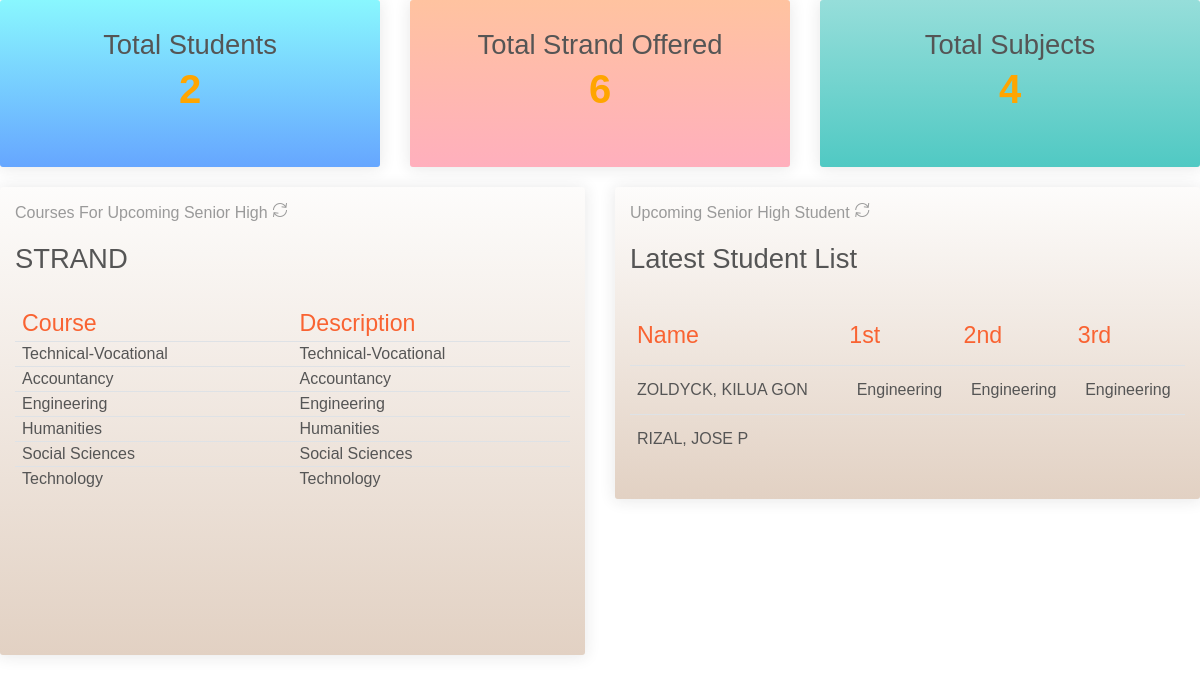
Page /admin/home.php on the committed database.
### tables this page shows
CREATE TABLE `courseforshs` (
  `COURSE_ID` int(11) NOT NULL,
  `COURSE_NAME` varchar(30) NOT NULL,
  `COURSE_LEVEL` int(11) NOT NULL DEFAULT 1,
  `COURSE_MAJOR` varchar(30) NOT NULL DEFAULT 'None',
  `COURSE_DESC` varchar(255) NOT NULL,
  `DEPT_ID` int(11) NOT NULL
);

CREATE TABLE `tblstudent` (
  `S_ID` int(11) NOT NULL,
  `IDNO` int(20) NOT NULL,
  `FNAME` varchar(40) NOT NULL,
  `LNAME` varchar(40) NOT NULL,
  `MNAME` varchar(40) NOT NULL,
  `SEX` varchar(10) NOT NULL DEFAULT 'Male',
  `BPLACE` text NOT NULL,
  `BDAY` varchar(100) NOT NULL,
  `STATUS` varchar(30) NOT NULL,
  `AGE` int(30) NOT NULL,
  `NATIONALITY` varchar(40) NOT NULL,
  `RELIGION` varchar(255) NOT NULL,
  `CONTACT_NO` varchar(40) NOT NULL,
  `HOME_ADD` text NOT NULL,
  `EMAIL` varchar(255) NOT NULL,
  `COURSE_ONE` varchar(200) NOT NULL,
  `COURSE_TWO` varchar(200) NOT NULL,
  `COURSE_THREE` varchar(200) NOT NULL,
  `attachment_file` varchar(90) NOT NULL
);

### includes/database.php (called while the page is built, shortened)
<?php
class Database {
	var $sql_string = '';
	private $conn;
	public function open_connection() {
		$this->conn = mysqli_connect(DB_SERVER,DB_USER,DB_PASS,DB_NAME);
	}
	function setQuery($sql='') {
		$this->sql_string=$sql;
	}
	function executeQuery() {
		$result = mysqli_query($this->conn,$this->sql_string);
		return $result;
	}
	private function confirm_query($result) {
		return $result;
	}
	function loadResultList( $key='' ) {
		$cur = $this->executeQuery();
		$array = array();
		while ($row = mysqli_fetch_object( $cur )) {
			if ($key) {
				$array[$row->$key] = $row;
			} else {
				$array[] = $row;
			}
		}
		return $array;
	}
	function loadResultList1( $key='' ) {
		$cur = $this->executeQuery();
		$array = array();
		while ($row = mysqli_fetch_object( $cur )) {
			if ($key) {
				$array[$row->$key] = $row;
			} else {
				$array[] = $row;
			}
		}
		return $array;
	}
}
$mydb = new Database();
?>

### admin/home.php (the view, shortened to what this page needs)
<?php
require_once("../includes/initialize.php");
?>
<!DOCTYPE html>
<html lang="en">
<head>
  <link rel="stylesheet" href="https://use.fontawesome.com/releases/v5.7.1/css/all.css">
  <link href="../plugins/assets/css/bootstrap.min.css" rel="stylesheet" />
  <link href="../plugins/assets/css/now-ui-dashboard.css?v=1.3.0" rel="stylesheet" />
  <link href="../plugins/assets/demo/demo.css" rel="stylesheet" />
</head>
      <div class="contentstudentcount">
        <div class="row">
          <div class="col-lg-4">
   <div class="card card-chart" style="background-image: linear-gradient( #89f7fe, #66a6ff);">
              <div class="card-header">
     <h4 class="card-title" align="center">Total Students</h4>
	<?php
	$con = mysqli_connect("localhost", "root", "", "bestfit_recommendation_system");
	$query = "SELECT S_ID, IDNO FROM tblstudent";
	$result = mysqli_query($con, $query);
	if ($result) {
		$row = mysqli_num_rows($result);
		if ($row) {
			 	printf('<h2 align="center"  style="color: orange;"> <strong>'. $row.' </strong></h2>');
			}
	}
?>
              </div>
              <div class="card-footer">
              </div>
            </div>
          </div>
          <div class="col-lg-4 col-md-6">
            <div class="card card-chart" style="background-image: linear-gradient( #ffc3a0, #ffafbd);#96deda → #50c9c3">
              <div class="card-header">
                <h4 class="card-title" align="center">Total Strand Offered</h4>
	<?php
	$con = mysqli_connect("localhost", "root", "", "bestfit_recommendation_system");
	$query = "SELECT COURSE_ID, COURSE_NAME FROM courseforshs";
	$result = mysqli_query($con, $query);
	if ($result) {
		$row = mysqli_num_rows($result);
		if ($row) {
			 	printf('<h2 align="center"  style="color: orange;"> <strong>'. $row.' </strong></h2>');
			}
	}
?>
              </div>
              <div class="card-footer">
              </div>
            </div>
          </div>
          <div class="col-lg-4 col-md-6">
             <div class="card card-chart" style="background-image: linear-gradient( #96deda, #50c9c3);">
              <div class="card-header" align="center">
                <h4 class="card-title">Total Subjects</h4>
         	<?php
	$con = mysqli_connect("localhost", "root", "", "bestfit_recommendation_system");
	$query = "SELECT SUBJ_ID, SUBJ_CODE FROM subject";
	$result = mysqli_query($con, $query);
	if ($result) {
		$row = mysqli_num_rows($result);
		if ($row) {
			 	printf('<h2 align="center"  style="color: orange;">  <strong>'. $row.' </strong></h2>');
			}
	}
?>
              </div>
              <div class="card-footer">
              </div>
            </div>
          </div>
        </div>
          </div>
   <div class="row">
          <div class="col-md-6">
            <div class="card  card-tasks" style="background-image: linear-gradient( #fdfcfb, #e2d1c3);">
              <div class="card-header ">
                <h5 class="card-category">Courses for Upcoming Senior High <i class="now-ui-icons loader_refresh spin"></i> </h5>
                <h4 class="card-title">STRAND</h4>
              </div>
              <div class="card-body ">
             	<div class="table-responsive">
                 <table class="table">
                    <thead class=" text-primary">
					<tr>
					<th>Course</th>
					<th>Description</th>
					</tr>
					</thead>
                    <tbody>
			<?php
			$mydb->setQuery("SELECT *
			FROM  `courseforshs` c,  `department` d
			WHERE c.`DEPT_ID` = d.`DEPT_ID` ORDER BY COURSE_NAME, COURSE_LEVEL desc limit 6");
			loadresult1();
			function loadresult1(){
			global $mydb;
			$cur = $mydb->loadResultList1();
			foreach ($cur as $result) {
			echo '<tr>';
				echo '<td>'. $result->COURSE_NAME.'</td>';
			echo '<td>'. $result->COURSE_DESC.'</td>';
			echo '</tr>';
			}
			}
			?>
                    </tbody>
                  </table>
                </div>
              </div>
              <div class="card-footer ">
                <br><br>  <br><br>  <br>
              </div>
            </div>
          </div>
          <div class="col-md-6">
            <div class="card" style="background-image: linear-gradient( #fdfcfb, #e2d1c3);">
              <div class="card-header">
                <h5 class="card-category">Upcoming Senior High Student  <i class="now-ui-icons loader_refresh spin"></i> </h5>
                <h4 class="card-title"> Latest Student List</h4>
              </div>
              <div class="card-body">
  				<div class="table-responsive">
                 		 <table class="table">
                    <thead class=" text-primary">
                      <th>  Name </th>
                      <th> 1st  </th>
                      <th> 2nd  </th>
                       <th> 3rd  </th>
                    </thead>
                    <tbody>
<?php
$mydb->setQuery("SELECT  `IDNO` ,UPPER(CONCAT(  `LNAME` ,  ', ',  `FNAME` ,  ' ',  `MNAME` )) AS  'Name',`COURSE_ONE` ,`COURSE_TWO`, `COURSE_THREE` ,  `STATUS` ,  `EMAIL`
FROM  `tblstudent` ORDER BY S_ID desc limit 3");
loadresult();
				  		function loadresult(){
				  			global $mydb;
					  		$cur = $mydb->loadResultList();
							foreach ($cur as $student) {
					  		echo '<tr>';
					  		echo '<td  >'. $student->Name.'</td>';
					  		echo '<td align="center">'. $student->COURSE_ONE.'</td>';
					  		echo '<td  align="center">'. $student->COURSE_TWO.'</td>';
					  		echo '<td  align="center">'. $student->COURSE_THREE.'</td>';
					  		echo '</tr>';
					  		}
}
				  	?>
                    </tbody>
                  </table>
            </div>
          </div>
</div>
    </div>
  </div>
</body>
</html>

### rows in the picture
courseforshs: COURSE_NAME "Technical-Vocational", COURSE_DESC "Technical-Vocational"
courseforshs: COURSE_NAME "Accountancy", COURSE_DESC "Accountancy"
courseforshs: COURSE_NAME "Engineering", COURSE_DESC "Engineering"
courseforshs: COURSE_NAME "Humanities", COURSE_DESC "Humanities"
courseforshs: COURSE_NAME "Social Sciences", COURSE_DESC "Social Sciences"
courseforshs: COURSE_NAME "Technology", COURSE_DESC "Technology"
tblstudent: Name "ZOLDYCK, KILUA GON", COURSE_ONE "Engineering", COURSE_TWO "Engineering", COURSE_THREE "Engineering"
tblstudent: Name "RIZAL, JOSE P"
